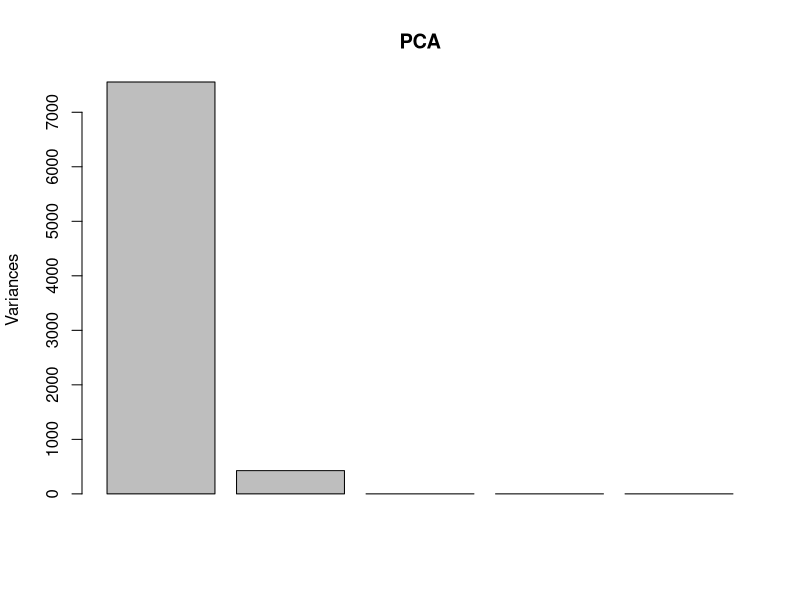
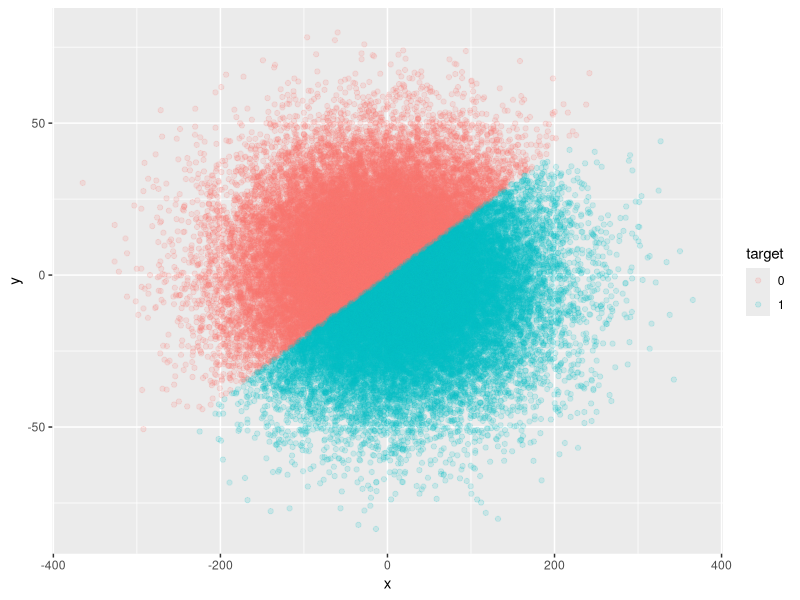

The R source for these figures, in order:
## ---- chunk 1
knitr::opts_chunk$set(echo = TRUE)
set.seed(123)
rows = 5*10**4 
library(ggplot2)
library(cowplot)
library(MASS)
library(reshape2)
## ---- chunk 2
XY<-mvrnorm(n = rows, mu = c(25,5),Sigma = matrix(c(9,5,2,25),ncol = 2,byrow = TRUE) , tol = 1e-6, empirical = FALSE, EISPACK = FALSE)
r<-runif(25)
M<-matrix(r,nrow = 5, ncol = 5)
M<-M/det(M)

print(M)
## ---- chunk 3
df<-matrix(nrow = rows,ncol = 5)
for(i in 1:rows){
   df[i,]<-c(M %*% c(XY[i,1],XY[i,2],0,0,0))
}
df<-cbind(df, as.numeric(XY[,1]>=25))
colnames(df)<-c(letters[1:5],"target")
write.table(x = df, file = "dataset3.csv",col.names = TRUE, row.names = FALSE,sep=",")

## ---- chunk 4
PCA<-prcomp(df[,1:5])
plot(PCA)
## We keep only PC1 / PC2
ggdf<-data.frame(x = PCA$x[,"PC1"], y= PCA$x[,"PC2"], color = as.character(df[,"target"]))
 ggplot(data=ggdf) +
   geom_point(aes(x=x, y=y,color=color),alpha = 0.15)+
   scale_color_discrete("target")
